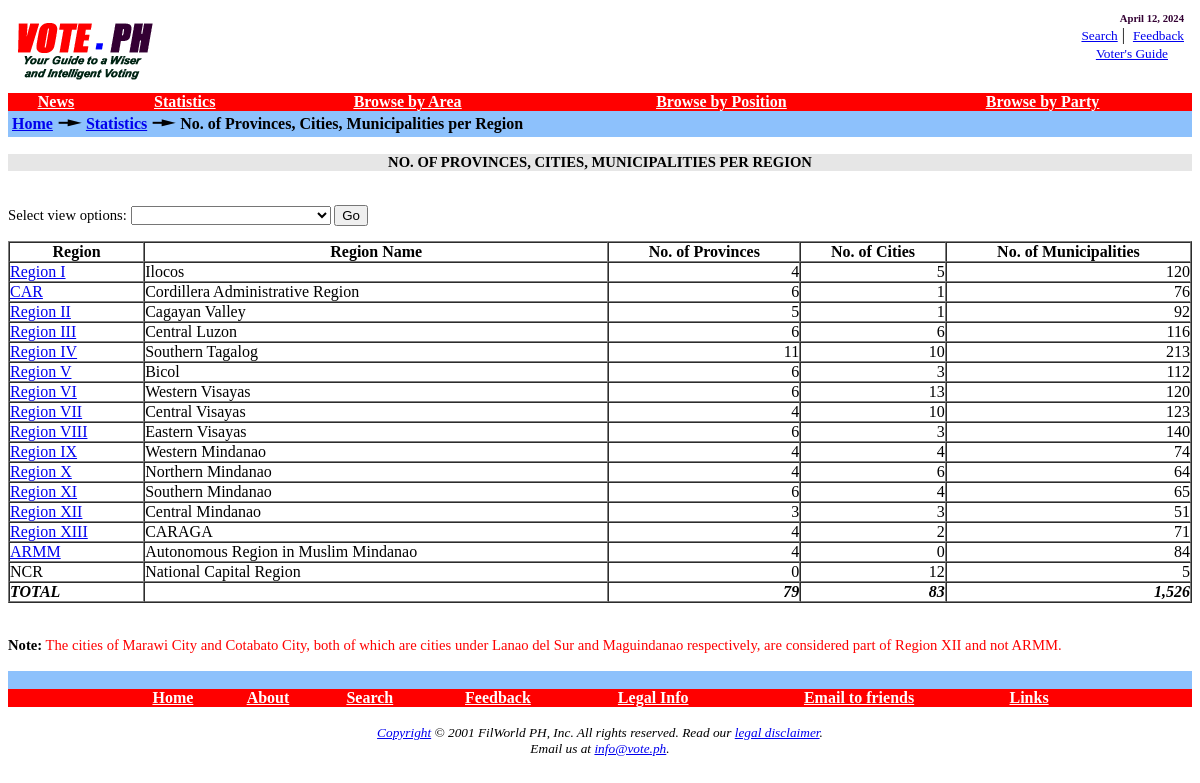
Screenshot of /PHP/vote/statistics/regionalstat1.php with the database file from the repository.
### tables this page shows
CREATE TABLE regions (
  region_id tinyint(4) unsigned NOT NULL auto_increment,
  regionname varchar(12) NOT NULL default '',
  fullname varchar(45) NOT NULL default '',
  regorder tinyint(4) unsigned NOT NULL default '0',
  PRIMARY KEY  (region_id),
  UNIQUE KEY fullname (fullname),
  UNIQUE KEY regionname (regionname)
) TYPE=MyISAM;

### PHP/vote/mysql_config.inc (called while the page is built, shortened)
<?PHP
if ($OS == "Windows_NT") {
	$fil_mysqlhost = "localhost";
	$fil_mysqldbname = "vote";
	$fil_mysqluser = "root";
	$fil_mysqlpassword = "mscs9391533";
	$webmasteremail = "vote@vote.ph";
} else {
	$fil_mysqldbname = "vote";
}
function getqueryresults ($query) {
  $queryresults = mysql_query($query) or die("Select failed! (Possibly due to some duplicate entries found...)");
  return $filevents =  $queryresults;
}
?>

### PHP/vote/statistics/regionalstat1.php (the view, shortened to what this page needs)
<!DOCTYPE HTML PUBLIC "-//W3C//DTD HTML 4.0 Transitional//EN">
<HTML>
<HEAD>
<?PHP if ($OS == "Windows_NT") { $votehome="D:/Documents/Data/web/production"; } else { $votehome="/home/vote/www"; } require("$votehome/vote/ssi/metaheaders.inc"); ?>
<?PHP require ("$votehome/vote/mysql_config.inc"); ?>
<?PHP
$sortorder = "";
$query = "SELECT regions.regionname, regions.fullname, regions.region_id, Sum(If(InStr(municity.name,'CITY') AND NOT Instr(municity.name,'DISTRICT'),1,0)) AS numcities, Sum(If(InStr(municity.name,'CITY') AND NOT Instr(municity.name,'DISTRICT'),0,1)) AS nummunicipalities,
	COUNT(DISTINCT provinces.name) As numprovinces
	FROM regions,legdistricts,provinces,municity
	WHERE (regions.region_id = provinces.region_id) AND (provinces.province_id = legdistricts.province_id) AND ( legdistricts.legdist_id = municity.legdist_id)
	GROUP BY regions.regorder".$sortorder;
$provstat =  getqueryresults($query);
$query = "SELECT 'NCR' As regionname, 'National Capital Region' As fullname, Sum(If(InStr(nationalcapitalregion.name,'CITY'),1,0)) AS numcities, Sum(If(InStr(nationalcapitalregion.name,'CITY'),0,1)) AS nummunicipalities,
	0 As numprovinces
	FROM nationalcapitalregion";
$ncrstat =  getqueryresults($query);
?>
</HEAD>
<BODY BGCOLOR="#FFFFFF">
<?PHP require("$votehome/vote/ssi/bannertable.inc"); ?>
<TABLE WIDTH="100%" BORDER="0" CELLSPACING="0" CELLPADDING="4">
<TR>
<TD WIDTH="100%" HEIGHT="12" COLSPAN="2" VALIGN="middle" BGCOLOR="#8DC1FC">
<A HREF="/vote/"><B>Home</B></A>
<IMG SRC="/vote/graphics/rightarrow.gif" WIDTH="25" HEIGHT="12" BORDER="0" ALT="-->">
<A HREF="/vote/statistics"><B>Statistics</B></A>
<IMG SRC="/vote/graphics/rightarrow.gif" WIDTH="25" HEIGHT="12" BORDER="0" ALT="-->">
<B> No. of Provinces, Cities, Municipalities per Region</B>
</TD>
</TR>
</TABLE>
<BR>
<DIV ALIGN="center" STYLE="background-color: #E6E6E6;"><B>NO. OF PROVINCES, CITIES, MUNICIPALITIES PER REGION</B></DIV>
<BR>
<BR>
<FORM ACTION=<?PHP echo $PHP_SELF; ?>>
	Select view options:
	<SELECT NAME="optiontype" SIZE="1">
		<OPTION VALUE="0">&nbsp;</OPTION>
	</SELECT>
	<INPUT TYPE="submit" VALUE="Go">
</FORM>
<TABLE WIDTH="100%" BORDER="1" CELLSPACING="0" CELLPADDING="0" ALIGN="center">
	<TR>
		<TD ALIGN="center"><B>Region</B></TD>
		<TD ALIGN="center"><B>Region Name</B></TD>
		<TD ALIGN="center"><B>No. of Provinces</B></TD>
		<TD ALIGN="center"><B>No. of Cities</B></TD>
		<TD ALIGN="center"><B>No. of Municipalities</B></TD>
	</TR>
	<?PHP $rsumprovinces = 0;
		  $rsumcities = 0;
		  $rsummunicipalities = 0;
	?>
	<?PHP while ($provstatrow = mysql_fetch_array($provstat)) { ?>
		<TR>
			<?PHP if ($provstatrow['regionname'] == 'Region XII') {
			             $provstatrow['numcities'] = $provstatrow['numcities'] + 2;
				  }
				  if ($provstatrow['regionname'] == 'ARMM') {
			             $provstatrow['numcities'] = $provstatrow['numcities'] - 2;
				  }
			?>
			<TD><A HREF=<?PHP echo "/vote/statistics/regionalstat1det.php?regionid=".$provstatrow['region_id']; ?>><?PHP echo $provstatrow['regionname']; ?></A></TD>
			<TD><?PHP echo $provstatrow['fullname']; ?></TD>
			<TD ALIGN="right"><?PHP echo number_format($provstatrow['numprovinces']); $rsumprovinces = $rsumprovinces + $provstatrow['numprovinces']; ?></TD>
			<TD ALIGN="right"><?PHP echo number_format($provstatrow['numcities']); $rsumcities = $rsumcities + $provstatrow['numcities']; ?></TD>
			<TD ALIGN="right"><?PHP echo number_format($provstatrow['nummunicipalities']); $rsummunicipalities = $rsummunicipalities + $provstatrow['nummunicipalities']; ?></TD>
		</TR>
	<?PHP } ?>
	<?PHP while ($ncrstatrow = mysql_fetch_array($ncrstat)) { ?>
		<TR>
			<TD><?PHP echo $ncrstatrow['regionname']; ?></TD>
			<TD><?PHP echo $ncrstatrow['fullname']; ?></TD>
			<TD ALIGN="right"><?PHP echo number_format($ncrstatrow['numprovinces']); ?></TD>
			<TD ALIGN="right"><?PHP echo number_format($ncrstatrow['numcities']); $rsumcities = $rsumcities + $ncrstatrow['numcities']; ?></TD>
			<TD ALIGN="right"><?PHP echo number_format($ncrstatrow['nummunicipalities']); $rsummunicipalities = $rsummunicipalities + $ncrstatrow['nummunicipalities']; ?></TD>
		</TR>
	<?PHP } ?>
	<TR>
		<TD><B><I>TOTAL</I></B></TD>
		<TD>&nbsp;</TD>
		<TD ALIGN="right"><B><I><?PHP echo number_format($rsumprovinces); ?></I></B></TD>
		<TD ALIGN="right"><B><I><?PHP echo number_format($rsumcities); ?></I></B></TD>
		<TD ALIGN="right"><B><I><?PHP echo number_format($rsummunicipalities); ?></I></B></TD>
	</TR>
</TABLE>
<BR>
<BR>
<B>Note:</B> <SPAN STYLE="color: Red;">The cities of Marawi City and Cotabato City, both of
   which are cities under Lanao del Sur and Maguindanao respectively, are considered part of Region XII and
   not ARMM.</SPAN>
<BR><BR>
<?PHP require("$votehome/vote/ssi/bottombar.inc"); ?>
</BODY>
</HTML>

### PHP/vote/ssi/metaheaders.inc (shortened to what this page needs)
<LINK HREF="/vote/css/vote.css" REL="stylesheet" TYPE="text/css" TITLE="Vote.ph Default Stylesheet">

### PHP/vote/ssi/bannertable.inc (shortened to what this page needs)
<TABLE WIDTH="100%" BORDER="0" CELLSPACING="0" CELLPADDING="0" ALIGN="center" STYLE="border-width: 1px 1px 1px 1px;">
<TR VALIGN="top"><TD>
	<TABLE WIDTH="100%" BORDER="0" CELLSPACING="0" CELLPADDING="0">
		<TR BGCOLOR="#FFFFFF" CLASS="BANNER_TABLE">
			<TD HEIGHT="85" ALIGN="left" VALIGN="middle">
<IMG ALT="Vote.ph Banner" BORDER="0" SRC="/vote/graphics/vote-logo.gif" HSPACE="0" VSPACE="0" WIDTH="150" HEIGHT="60" USEMAP="#votelogo" ALIGN="LEFT">
			</TD>
			<TD ALIGN="right" VALIGN="top" NOWRAP><?PHP
echo "<SPAN STYLE=color:#330033;font-size:8pt;><B>".strftime('%B %d, %Y')."</B></SPAN>";
?>&nbsp;&nbsp;
<BR>
<A HREF="/vote/search/search.php" TITLE=""><SPAN STYLE=font-size:10pt;>Search</SPAN></A>&nbsp;|&nbsp;
<A HREF="/vote/feedback/feedback.php" TITLE="Help us improve this website. Send us your feedback!"><SPAN STYLE=font-size:10pt;>Feedback</SPAN></A>&nbsp;&nbsp;<BR>
<A HREF="/vote/guide/" TITLE="Voter's Guide and Commentaries"><SPAN STYLE=font-size:10pt;>Voter's Guide</SPAN></A>&nbsp;&nbsp;&nbsp;&nbsp;&nbsp;&nbsp;
			</TD>
		</TR>
	</TABLE>
</TD></TR>
</TABLE>
<TABLE WIDTH="100%" BORDER="0" CELLSPACING="0" CELLPADDING="0" ALIGN="center" STYLE="border-width: 1px 1px 1px 1px;">
<TR VALIGN="middle" BGCOLOR="Red"><TD>
	<TABLE WIDTH="100%" BORDER="0" CELLSPACING="0" CELLPADDING="0" ALIGN="center" STYLE="border-color: #990033; border-width: 1px 1px 1px 1px;">
		<TR STYLE="color: White; font-weight: bolder;">
<TD HEIGHT="12" ALIGN="center" VALIGN="middle" NOWRAP onClick="go_location(this,'/vote/newseventslist.php');" onMouseOver="mouse_ovr(this,'#168AFF')" onMouseOut="mouse_out(this,'Red')"><A HREF="/vote/newseventslist.php" STYLE="color:white;" TITLE="Current and Upcoming News, Events and Activities"><B><U>News</U></B></A></TD>
<TD HEIGHT="12" ALIGN="center" VALIGN="middle" NOWRAP onClick="go_location(this,'/vote/statistics/');" onMouseOver="mouse_ovr(this,'#168AFF')" onMouseOut="mouse_out(this,'Red')"><A HREF="/vote/statistics/" STYLE="color:white;" TITLE="Various Election Statistics"><B><U>Statistics</U></B></A></TD>
<TD HEIGHT="12" ALIGN="center" VALIGN="middle" NOWRAP onClick="go_location(this,'/vote/byarea.php');" onMouseOver="mouse_ovr(this,'#168AFF')" onMouseOut="mouse_out(this,'Red')"><A HREF="/vote/byarea.php" STYLE="color:white;" TITLE="Browse by Geographic Area"><B><U>Browse by Area</U></B></A></TD>
<TD HEIGHT="12" ALIGN="center" VALIGN="middle" NOWRAP onClick="go_location(this,'/vote/byposition.php');" onMouseOver="mouse_ovr(this,'#168AFF')" onMouseOut="mouse_out(this,'Red')"><A HREF="/vote/byposition.php" STYLE="color:white;" TITLE="Browse by Political Position"><B><U>Browse by Position</U></B></A></TD>
<TD HEIGHT="12" ALIGN="center" VALIGN="middle" NOWRAP onClick="go_location(this,'/vote/byparty.php');" onMouseOver="mouse_ovr(this,'#168AFF')" onMouseOut="mouse_out(this,'Red')"><A HREF="/vote/byparty.php" STYLE="color:white;" TITLE="Browse by Political and Sectoral Parties/Organizations/Coalitions "><B><U>Browse by Party</U></B></A></TD>
		</TR>
	</TABLE>
</TD></TR>
</TABLE>

### PHP/vote/ssi/bottombar.inc (shortened to what this page needs)
<TABLE WIDTH="100%" BORDER="0" CELLSPACING="0" CELLPADDING="0" ALIGN="center" STYLE="border-width: 1px 1px 1px 1px;">
	<TR><TD BGCOLOR="#8DC1FC">&nbsp;
	</TD></TR>
	<TR><TD>
	   <TABLE WIDTH="100%" BORDER="0" CELLSPACING="0" CELLPADDING="0" ALIGN="center"><TR BGCOLOR="RED">
	   <TD WIDTH="10%" ALIGN="center">&nbsp;</TD>
	   <TD ALIGN="center" onClick="go_location(this,'/vote/')" onMouseOver="mouse_ovr(this,'#168AFF')" onMouseOut="mouse_out(this,'Red')">
	      <A HREF="/vote/" STYLE="color: White;" TITLE="Vote.ph Home Page"><B>Home</B></A>
	   </TD>
	   <TD ALIGN="center" onClick="go_location(this,'/vote/about/')" onMouseOver="mouse_ovr(this,'#168AFF')" onMouseOut="mouse_out(this,'Red')">
			<A HREF="/vote/about/" STYLE="color: White;" TITLE="What is vote.ph and how it aims to help the Filipino voters"><B>About</B></A>
	   </TD>
	   <TD ALIGN="center" onClick="go_location(this,'/vote/search/search.php')" onMouseOver="mouse_ovr(this,'#168AFF')" onMouseOut="mouse_out(this,'Red')">
			<A HREF="/vote/search/search.php" STYLE="color: White;" TITLE="Search this site!"><B>Search</B></A>
	   </TD>
	   <TD ALIGN="center" onClick="go_location(this,'/vote/feedback/feedback.php')" onMouseOver="mouse_ovr(this,'#168AFF')" onMouseOut="mouse_out(this,'Red')">
			<A HREF="/vote/feedback/feedback.php" STYLE="color: White;" TITLE="Help us to improve! Send us your thoughts about vote.ph!"><B>Feedback</B></A>
	   </TD>
	   <TD ALIGN="center" onClick="go_location(this,'/vote/legal/')" onMouseOver="mouse_ovr(this,'#168AFF')" onMouseOut="mouse_out(this,'Red')">
			<A HREF="/vote/legal/" STYLE="color: White;" TITLE="Copyright, Privacy Statement, Disclaimers, etc."><B>Legal Info</B></A>
		</TD>
	   <TD ALIGN="center" onClick="go_location(this,'/vote/feedback/emailtofriend.php')" onMouseOver="mouse_ovr(this,'#168AFF')" onMouseOut="mouse_out(this,'Red')">
			<A HREF="/vote/feedback/emailtofriend.php" STYLE="color: White;" TITLE="Help us promote our site. Email this page to all your friends!"><B>Email to friends</B></A>
		</TD>
	   <TD ALIGN="center" onClick="go_location(this,'/vote/special/links.php')" onMouseOver="mouse_ovr(this,'#168AFF')" onMouseOut="mouse_out(this,'Red')">
			<A HREF="/vote/special/links.php" STYLE="color: White;" TITLE="View directory of external links"><B>Links</B></A>
		</TD>
		<TD WIDTH="10%" ALIGN="center">&nbsp;</TD>
		</TR></TABLE>
	</TD></TR>
	<TR><TD>&nbsp;
	</TD></TR>
	<TR><TD>
	      <DIV ALIGN="CENTER">
			<SPAN CLASS="COPYRIGHT"><A HREF="/vote/legal/copyright.php">Copyright</A> &#169; 2001 FilWorld PH, Inc. All rights
				reserved.&nbsp;Read our <A HREF="/vote/legal/disclaimer.php">legal disclaimer</A>.<BR>
				Email us at <A HREF="mailto:info@vote.ph">info@vote.ph</A>.<BR>
			</SPAN>
		</DIV>
	</TD></TR>
</TABLE>

### PHP/vote/css/vote.css (style rules this page uses)
BODY { font-family : "Times New Roman"; font-size : 11pt; }
.COPYRIGHT { font-size : 10pt; font-family : serif; text-align : center; font-style : italic; }

### rows the page displays
regions: regionname "Region I", fullname "Ilocos", numprovinces "4", numcities "5", nummunicipalities "120"
regions: regionname "CAR", fullname "Cordillera Administrative Region", numprovinces "6", numcities "1", nummunicipalities "76"
regions: regionname "Region II", fullname "Cagayan Valley", numprovinces "5", numcities "1", nummunicipalities "92"
regions: regionname "Region III", fullname "Central Luzon", numprovinces "6", numcities "6", nummunicipalities "116"
regions: regionname "Region IV", fullname "Southern Tagalog", numprovinces "11", numcities "10", nummunicipalities "213"
regions: regionname "Region V", fullname "Bicol", numprovinces "6", numcities "3", nummunicipalities "112"
regions: regionname "Region VI", fullname "Western Visayas", numprovinces "6", numcities "13", nummunicipalities "120"
regions: regionname "Region VII", fullname "Central Visayas", numprovinces "4", numcities "10", nummunicipalities "123"
regions: regionname "Region VIII", fullname "Eastern Visayas", numprovinces "6", numcities "3", nummunicipalities "140"
regions: regionname "Region IX", fullname "Western Mindanao", numprovinces "4", numcities "4", nummunicipalities "74"
regions: regionname "Region X", fullname "Northern Mindanao", numprovinces "4", numcities "6", nummunicipalities "64"
regions: regionname "Region XI", fullname "Southern Mindanao", numprovinces "6", numcities "4", nummunicipalities "65"
regions: regionname "Region XII", fullname "Central Mindanao", numprovinces "3", numcities "3", nummunicipalities "51"
regions: regionname "Region XIII", fullname "CARAGA", numprovinces "4", numcities "2", nummunicipalities "71"
regions: regionname "ARMM", fullname "Autonomous Region in Muslim Mindanao", numprovinces "4", numcities "0", nummunicipalities "84"

### other values shown
strftime('%B %d, %Y') "April 12, 2024"
$ncrstatrow['regionname'] "NCR"
$ncrstatrow['fullname'] "National Capital Region"
$ncrstatrow['numprovinces'] "0"
$ncrstatrow['numcities'] "12"
$ncrstatrow['nummunicipalities'] "5"
$rsumprovinces "79"
$rsumcities "83"
$rsummunicipalities "1,526"
